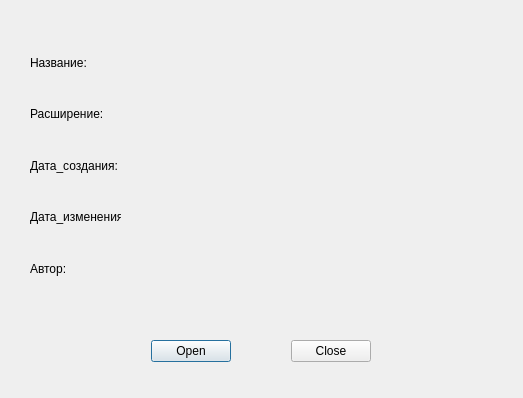
<?xml version="1.0" encoding="UTF-8"?>
<ui version="4.0">
 <class>Form</class>
 <widget class="QWidget" name="Form">
  <property name="geometry">
   <rect>
    <x>0</x>
    <y>0</y>
    <width>523</width>
    <height>398</height>
   </rect>
  </property>
  <property name="windowTitle">
   <string>Form</string>
  </property>
  <widget class="QDialogButtonBox" name="buttonBox">
   <property name="geometry">
    <rect>
     <x>150</x>
     <y>340</y>
     <width>81</width>
     <height>23</height>
    </rect>
   </property>
   <property name="standardButtons">
    <set>QDialogButtonBox::Open</set>
   </property>
  </widget>
  <widget class="QDialogButtonBox" name="buttonBox_2">
   <property name="geometry">
    <rect>
     <x>290</x>
     <y>340</y>
     <width>81</width>
     <height>23</height>
    </rect>
   </property>
   <property name="standardButtons">
    <set>QDialogButtonBox::Close</set>
   </property>
  </widget>
  <widget class="QWidget" name="verticalLayoutWidget">
   <property name="geometry">
    <rect>
     <x>30</x>
     <y>40</y>
     <width>91</width>
     <height>251</height>
    </rect>
   </property>
   <layout class="QVBoxLayout" name="verticalLayout">
    <item>
     <widget class="QLabel" name="label">
      <property name="text">
       <string>Название:</string>
      </property>
     </widget>
    </item>
    <item>
     <widget class="QLabel" name="label_4">
      <property name="text">
       <string>Расширение:</string>
      </property>
     </widget>
    </item>
    <item>
     <widget class="QLabel" name="label_5">
      <property name="text">
       <string>Дата_создания:</string>
      </property>
     </widget>
    </item>
    <item>
     <widget class="QLabel" name="label_3">
      <property name="text">
       <string>Дата_изменения:</string>
      </property>
     </widget>
    </item>
    <item>
     <widget class="QLabel" name="label_2">
      <property name="text">
       <string>Автор:</string>
      </property>
     </widget>
    </item>
   </layout>
  </widget>
  <widget class="QWidget" name="verticalLayoutWidget_2">
   <property name="geometry">
    <rect>
     <x>130</x>
     <y>40</y>
     <width>91</width>
     <height>251</height>
    </rect>
   </property>
   <layout class="QVBoxLayout" name="verticalLayout_2">
    <item>
     <widget class="QLabel" name="label_7">
      <property name="text">
       <string/>
      </property>
     </widget>
    </item>
    <item>
     <widget class="QLabel" name="label_8">
      <property name="text">
       <string/>
      </property>
     </widget>
    </item>
    <item>
     <widget class="QLabel" name="label_9">
      <property name="text">
       <string/>
      </property>
     </widget>
    </item>
    <item>
     <widget class="QLabel" name="label_10">
      <property name="text">
       <string/>
      </property>
     </widget>
    </item>
    <item>
     <widget class="QLabel" name="label_11">
      <property name="text">
       <string/>
      </property>
     </widget>
    </item>
   </layout>
  </widget>
 </widget>
 <resources/>
 <connections/>
</ui>
